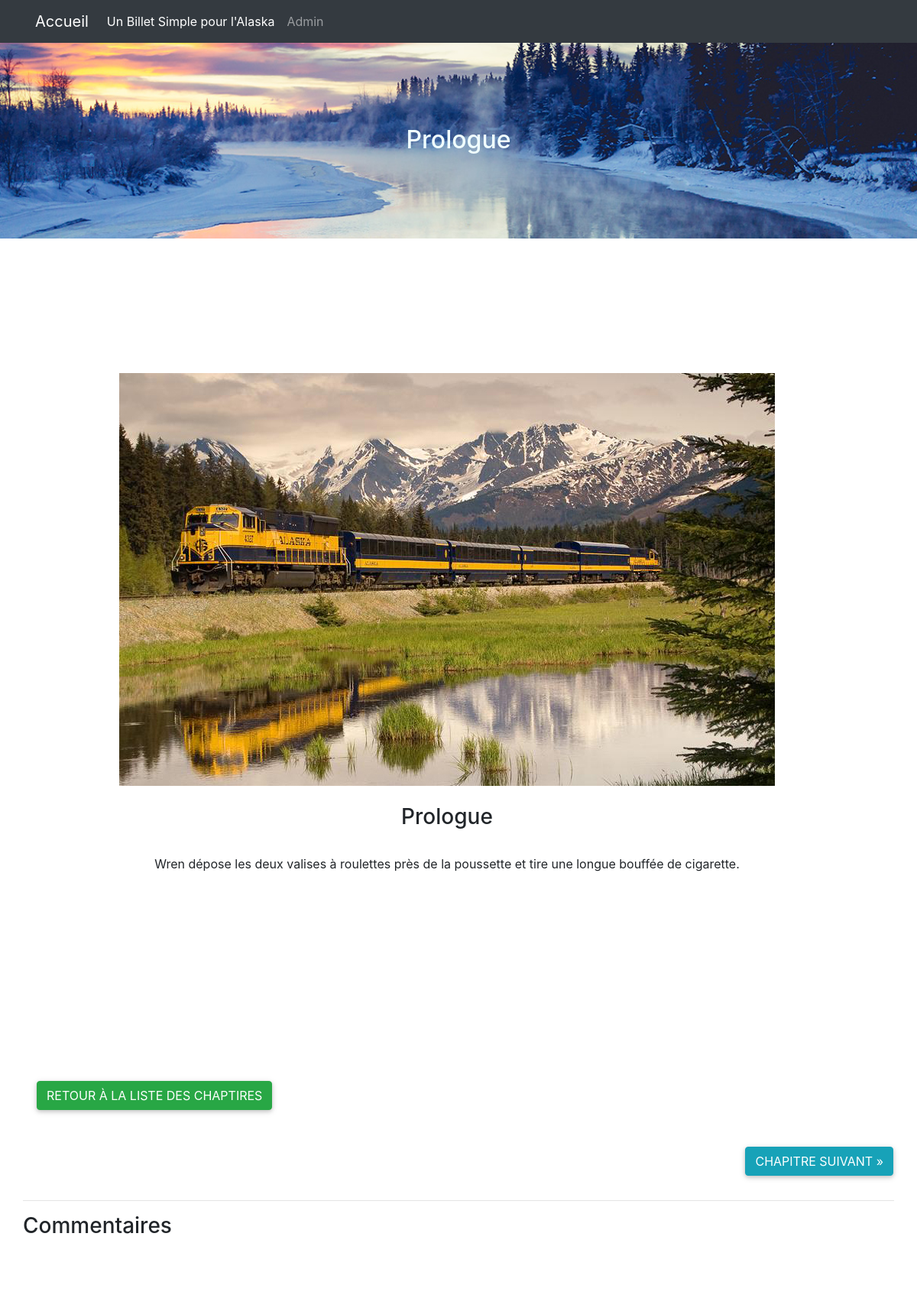
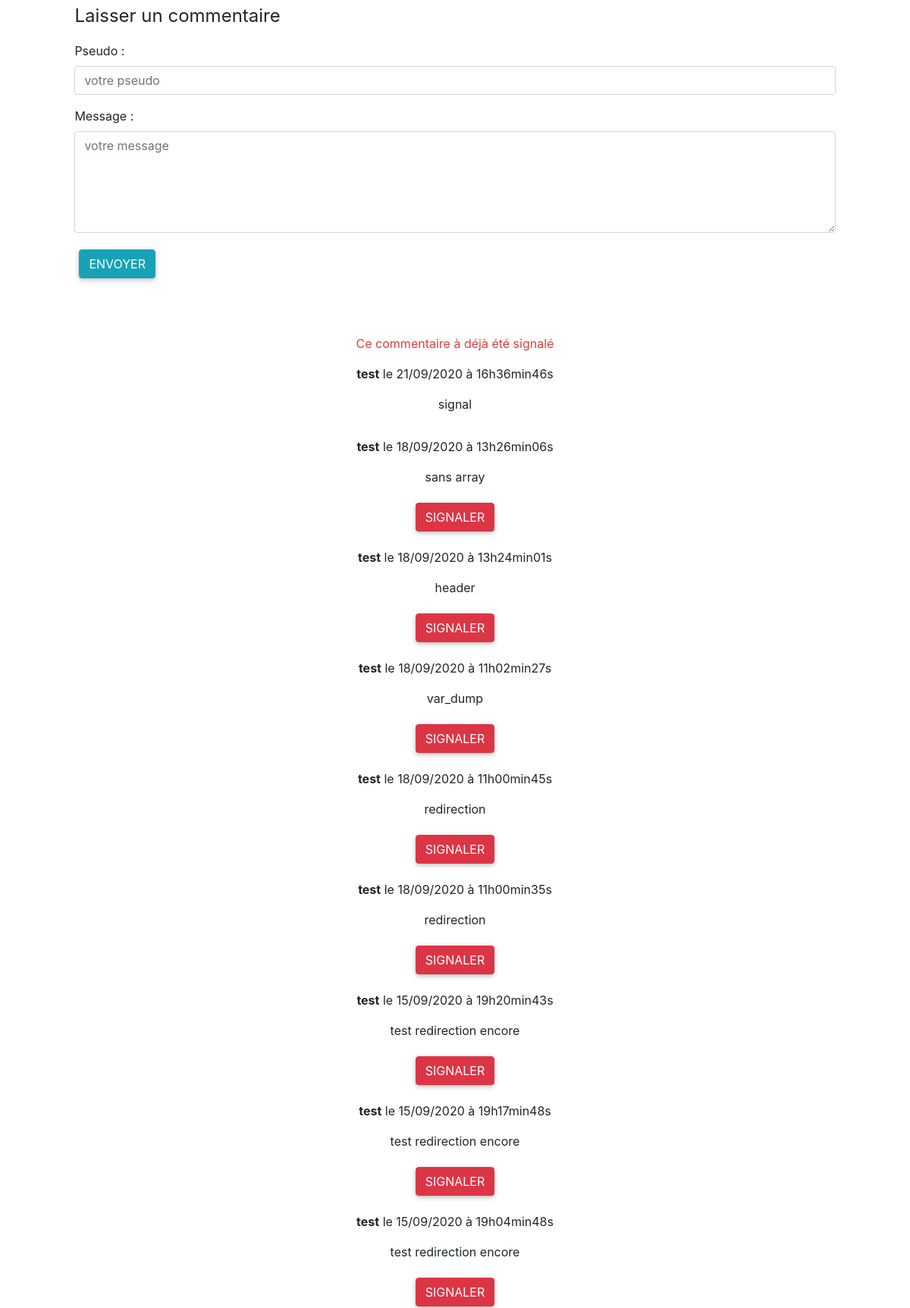
The page /index.php?action=chapitre&id=3 (upper part) on the database its author committed (2 pictures, top to bottom).
### tables this page shows
CREATE TABLE IF NOT EXISTS `chapitre` (
  `id_chapitre` int(11) NOT NULL AUTO_INCREMENT,
  `titre` varchar(255) NOT NULL,
  `numchapitre` int(11) NOT NULL,
  `contenu_chapitre` text NOT NULL,
  `extrait` text NOT NULL,
  `date_publication` datetime NOT NULL,
  `image` varchar(500) DEFAULT NULL,
  `publier` int(3) NOT NULL,
  PRIMARY KEY (`id_chapitre`),
  UNIQUE KEY `numchapitre` (`numchapitre`),
  KEY `titre` (`titre`)
);

CREATE TABLE IF NOT EXISTS `commentaire` (
  `id_commentaire` int(11) NOT NULL AUTO_INCREMENT,
  `id_chapitre` int(11) NOT NULL,
  `pseudo` varchar(255) NOT NULL,
  `contenu` text NOT NULL,
  `titre_chapitre` varchar(255),
  `date_commentaire` datetime DEFAULT CURRENT_TIMESTAMP,
  `signaler` tinyint(3) unsigned DEFAULT '0',
  `garder` tinyint(4) DEFAULT '0',
  `supprimer` tinyint(4) DEFAULT '0',
  PRIMARY KEY (`id_commentaire`),
  KEY `FK_commentaire_chapitre` (`id_chapitre`),
  KEY `titre_chapitre` (`titre_chapitre`),
  CONSTRAINT `FK_commentaire_chapitre` FOREIGN KEY (`id_chapitre`) REFERENCES `chapitre` (`id_chapitre`) ON DELETE CASCADE ON UPDATE CASCADE,
  CONSTRAINT `FK_commentaire_chapitre_2` FOREIGN KEY (`titre_chapitre`) REFERENCES `chapitre` (`titre`) ON DELETE CASCADE ON UPDATE CASCADE
);

### src/view/View.php (called while the page is built, shortened)
<?php
class View
{
    private $path;
    public function __construct(string $path)
    {
        $this->path = $path;
    }
    public function render(string $templates, ?array $data) : void
    {
        require_once($this->path.$templates.'.html.php');
        require_once($this->path.'layout.html.php');
    }
}

### src/controller/ChapitreController.php (called while the page is built, shortened)
<?php
class ChapitreController
{
    private $chapitreManager;
    private $commentaireManager;
    private $view;
    private $session;
    private $getMaxId;
    private $getMinId;
    public function __construct()
    {
        $this->chapitreManager = new ChapitreManager();
        $this->commentaireManager = new CommentaireManager();
        $this->view = new View('../templates/frontoffice/');
        $this->session = new Session();
        $this->getMaxId = new chapitreManager();
        $this->getMinId = new chapitreManager();
    }
    public function chapitre(int $idChapitre) : void
    {
        $episode = $this->chapitreManager->findChapitre($idChapitre);
        $chapitrePrecedent = $this->getMaxId->getMaxId($episode['numchapitre']);
        $chapitreSuivant = $this->getMinId->getMinId($episode['numchapitre']);
        $commentaires = $this->commentaireManager->findComments($idChapitre);
        $this->view->render('chapitre', [
            'episode'=>$episode,
            'commentaires'=>$commentaires,
            'session'=> $this->session,
            'chapitreSuivant'=>$chapitreSuivant,
            'chapitrePrecedent'=>$chapitrePrecedent
        ]);
    }
}

### src/model/ChapitreManager.php (called while the page is built, shortened)
<?php
class ChapitreManager
{
    private $db;
    public function __construct()
    {
        $this->db = (new DbConnect())->connectToDb();
    }
    public function findChapitre(int $idChapitre) : ?array
    {
        $req = $this->db->prepare('SELECT id_chapitre, titre, numchapitre, image, contenu_chapitre,
         DATE_FORMAT(date_publication, \'%d/%m/%Y à %Hh%imin%ss\') AS date_publication_fr FROM chapitre
          WHERE id_chapitre = :idchapitre');
        $req->execute(['idchapitre'=>$idChapitre]);
        $episodes = $req->fetch();
        return $episodes === false ? null : $episodes;
    }
}

### src/Tools/DbConnect.php (called while the page is built, shortened)
<?php
class DbConnect {
    public function connectToDb()
    {
        try
        {
            $this->db = new \PDO('mysql:host=localhost;dbname=projet4;charset=utf8', 'root', '');
            return $this->db;
        }
        catch(Exception $e)
        {
            die('Erreur : '.$e->getMessage());
        }
    }
}

### src/model/CommentaireManager.php (called while the page is built, shortened)
<?php
class CommentaireManager
{
    private $db;
    public function __construct() {
        $this->db = (new DbConnect())->connectToDb();
    }
    public function findComments(int $idChapitre) : ?array
    {
        $req = $this->db->prepare('SELECT id_commentaire, id_chapitre, pseudo, contenu, signaler, DATE_FORMAT(date_commentaire, \'%d/%m/%Y à %Hh%imin%ss\') AS date_commentaire_fr FROM commentaire WHERE id_chapitre = :idchapitre ORDER BY date_commentaire DESC');
        $req->execute(['idchapitre'=>$idChapitre]);
        $comments = $req->fetchAll();
        return $comments === false ? null : $comments;
    }
}

### templates/frontoffice/chapitre.html.php (the view, shortened to what this page needs)
<div id="chapitreBanniere">
    <div class="banniere">
        <h2><?=$data['episode']['titre']?></h2>
    </div>
</div>
<div class="row justify-content-md-center container-fluid mt-4">
    <div class="col-12-col-7" id="imgChapitre">
        <img src="images/<?= $data['episode']['image']?>" alt="" class="img-fluid">
        <h3 class="chapitreTitle"><?= $data['episode']['titre']?></h3>
        <?=$data['episode']['contenu_chapitre']?>
    </div>
</div>
<div class="form-group" id="retourListeChapitre">
    <a href="index.php?action=listchapitre" type="submit" class="btn btn-success m-3">Retour à la liste des
        chaptires</a>
</div>
<div class="d-flex justify-content-between container-fluid my4">
    <?php
        if($data['chapitreSuivant'] !== null): ?>
    <a href="index.php?action=chapitre&id=<?= $data['chapitreSuivant']?>" class="btn btn-info ml-auto m-3"
        id="chapitreSuivant">Chapitre suivant
        &raquo;</a>
    <?php endif ?>
</div>
<div class="row container-fluid" id="commentaire">
    <div class="col">
        <hr>
        <h3>Commentaires</h3>
        <form action="index.php?action=addComment&id=<?=$data['episode']['id_chapitre']?>" method="POST">
            <div class="form-group">
                <legend>Laisser un commentaire</legend>
            </div>
            <div class="form-group">
                <label for="pseudo">Pseudo :</label>
                <input type="text" class="form-control" id="pseudo" placeholder="votre pseudo" aria-describedby="pseudo"
                    required>
            </div>
            <div class="form-group">
                <label for="textarea">Message :</label>
                <textarea id="textarea" rows="5" class="form-control " placeholder="votre message" required></textarea>
            </div>
            <button type="submit" class="pull-right btn btn-info">Envoyer</button>
        </form>
    </div>
</div>
</div>
<div class="comment container-fluid">
    <?php foreach($data['commentaires'] as $commentaire):
    $submit = "";
    if((int)$commentaire['signaler'] !== 0){
        $submit = "signalé"; ?>
    <p class="signalement">Ce commentaire à déjà été signalé</p>
    <?php
    }
    ?>
    <p><strong><?=htmlspecialchars($commentaire['pseudo'])?></strong> le <?=$commentaire['date_commentaire_fr'] ?></p>
    <p><?= nl2br(htmlspecialchars(($commentaire['contenu'])))?></p>
    <div class="row justify-content-md-center">
        <div class="col-lg-3">
            <div class="form-group">
                <button type="button" class="pull-right btn btn-danger" id="<?=$submit?>" data-toggle="modal"
                    data-target="#modalConfirmDelete">Signaler</button>
            </div>
        </div>
    </div>
    <?php endforeach; ?>
</div>

### public/css/front/style.css (style rules this page uses)
html, body { font-family: Roboto, sans-serif; font-size: 16px; line-height: 1.4; height: 100%; margin: 0; padding: 0; }
[class*="col-"] { line-height: 40px; text-align: center; }
.justify-content-md-center { justify-content: center!important; }
img { max-width: 100%; height: auto; }
a { text-decoration: none; color: inherit; }
.d-flex { display: -ms-flexbox !important; display: flex !important; }
.btn:not(:disabled):not(.disabled) { cursor: pointer; }
.btn { margin: .375rem; color: inherit; text-transform: uppercase; word-wrap: break-word; white-space: normal; cursor: pointer; border: 0; border-radius: .125rem; -webkit-box-shadow: 0 2px 5px 0 rgba(0,0,0,0.16), 0 2px 10px 0 rgba(0,0,0,0.12); box-shadow: 0 2px 5px 0 rgba(0,0,0,0.16), 0 2px 10px 0 rgba(0,0,0,0.12); -webkit-transition: color .15s ease-in-out,background-color .15s ease-in-out,border-color .15s ease-in-out,-webkit-box-shadow .15s ease-in-out; transition: color .15s ease-in-out,background-color .15s ease-in-out,border-color .15s ease-in-out,-webkit-box-shadow .15s ease-in-out; transition: color .15s ease-in-out,background-color .15s ease-in-out,border-color .15s ease-in-out,box-shadow .15s ease-in-out; transition: color .15s ease-in-out,background-color .15s ease-in-out,border-color .15s ease-in-out,box-shadow .15s ease-in-out,-webkit-box-shadow .15s ease-in-out; padding: .84rem 2.14rem; font-size: .81rem; }
.btn { display: inline-block; font-weight: 400; color: #212529; text-align: center; vertical-align: middle; -webkit-user-select: none; -moz-user-select: none; -ms-user-select: none; user-select: none; background-color: transparent; border: 1px solid transparent; padding: .375rem .75rem; font-size: 1rem; line-height: 1.5; border-radius: .25rem; transition: color .15s ease-in-out,background-color .15s ease-in-out,border-color .15s ease-in-out,box-shadow .15s ease-in-out; }
a { color: #007bff; text-decoration: none; cursor: pointer; -webkit-transition: all .2s ease-in-out; transition: all .2s ease-in-out; }
a { color: #007bff; text-decoration: none; background-color: transparent; }
*, *::before, *::after { box-sizing: border-box; }
#retourListeChapitre { margin-left: 2rem; margin-top: 5rem; }
#chapitreSuivant { margin-right: 2rem; }
.signalement { color: #e13d3d; }
#chapitreBanniere { background-image:url(../../images/fairbanks.jpg); padding: 9%; background-size: cover; background-position: center; height: 7em; }
.banniere { text-align: center; color: azure; }
.chapitreTitle, .allChapitre { margin: 1.5rem; }
form { padding: 6%; }
label { display: inline-block; margin-bottom: 0.5em; }
textarea { height: auto; }
#commentaire { margin: 0; }
.comment { text-align: center; }
@media only screen and (min-width: 601px) { #chapitreBanniere { height: 16em; } }
@media only screen and (min-width: 601px) { #imgChapitre { padding: 13%; } }

### rows shown on the page
chapitre: titre "Prologue", image (picture), contenu_chapitre "Wren dépose les deux valises à roulettes près de la poussette et tire une longue bouffée de cigarette."
commentaire: signaler "Ce commentaire à déjà été signalé", pseudo "test", date_commentaire_fr "21/09/2020 à 16h36min46s", contenu "signal"
commentaire: pseudo "test", date_commentaire_fr "18/09/2020 à 13h26min06s", contenu "sans array"
commentaire: pseudo "test", date_commentaire_fr "18/09/2020 à 13h24min01s", contenu "header"
commentaire: pseudo "test", date_commentaire_fr "18/09/2020 à 11h02min27s", contenu "var_dump"
commentaire: pseudo "test", date_commentaire_fr "18/09/2020 à 11h00min45s", contenu "redirection"
commentaire: pseudo "test", date_commentaire_fr "18/09/2020 à 11h00min35s", contenu "redirection"
commentaire: pseudo "test", date_commentaire_fr "15/09/2020 à 19h20min43s", contenu "test redirection encore"
commentaire: pseudo "test", date_commentaire_fr "15/09/2020 à 19h17min48s", contenu "test redirection encore"
commentaire: pseudo "test", date_commentaire_fr "15/09/2020 à 19h04min48s", contenu "test redirection encore"
